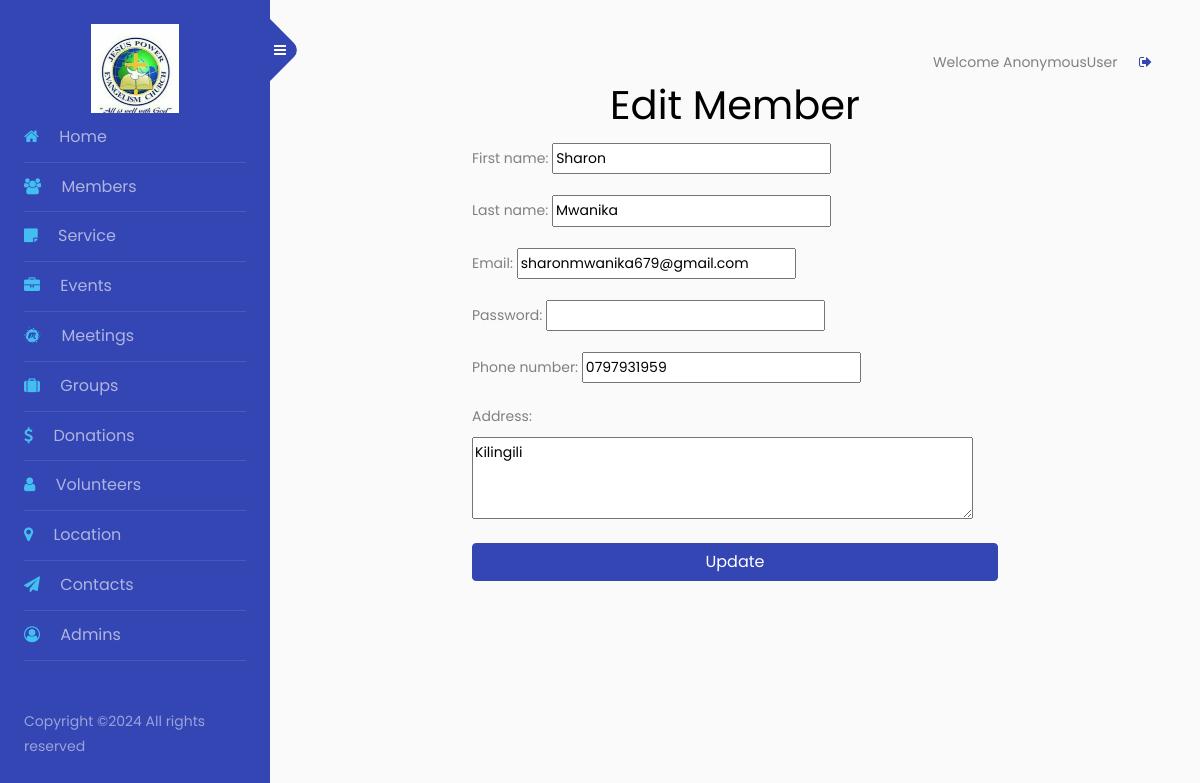
Screenshot of /members/1/edit/ with the database file from the repository.
### members/models.py (models this page shows, shortened)
class Member(models.Model):
    user = models.OneToOneField(User, on_delete=models.CASCADE, default=None)
    first_name = models.CharField(max_length=30)
    last_name = models.CharField(max_length=30)
    email = models.EmailField(unique=True)
    password = models.CharField(max_length=20, default=None)
    phone_number = models.CharField(max_length=15, blank=True)
    address = models.TextField(blank=True)
    date_joined = models.DateField(auto_now_add=True)

### members/views.py (the view)
# urls.py: path('<int:member_id>/edit/', views.edit_member, name='edit_member'),
def edit_member(request, member_id):
    member = get_object_or_404(Member, pk=member_id)
    if request.method == 'POST':
        form = MemberForm(request.POST, instance=member)
        if form.is_valid():
            form.save()
            return redirect('member_detail', member_id=member_id)
    else:
        form = MemberForm(instance=member)
    return render(request, 'members/add_edit_member.html', {'form': form, 'member': member})

### members/forms.py
class MemberForm(forms.ModelForm):
    class Meta:
        model = Member
        fields = ['first_name', 'last_name', 'email','password', 'phone_number', 'address']
        widgets = {
            'address': forms.Textarea(attrs={'rows': 3}),
             'password': forms.PasswordInput()
        }

### members/templates/members/add_edit_member.html (shortened to what this page needs)
{% extends 'admin-sidebar.html' %}
{% block content %}
    <section>
        <div class="container">
            <div class="row justify-content-center">
                <div class="col-md-8">
                    <h1 class="text-center">{% if member %}Edit Member{% else %}Add Member{% endif %}</h1>
                    <form method="post">
                        <div class="mb-3">
                            {{ form.first_name.label_tag }}
                            {{ form.first_name }}
                        </div>
                        <div class="mb-3">
                            {{ form.last_name.label_tag }}
                            {{ form.last_name }}
                        </div>
                        <div class="mb-3">
                            {{ form.email.label_tag }}
                            {{ form.email }}
                        </div>
                        <div class="mb-3">
                            {{ form.password.label_tag }}
                            {{ form.password }}
                        </div>
                        <div class="mb-3">
                            {{ form.phone_number.label_tag }}
                            {{ form.phone_number }}
                        </div>
                        <div class="mb-3">
                            {{ form.address.label_tag }}
                            {{ form.address }}
                        </div>
                        <button type="submit" class="btn btn-primary w-100">{% if member %}Update{% else %}Add{% endif %}</button>
                    </form>
                </div>
            </div>
        </div>
    </section>
{% endblock %}

### rows the page displays
Member: first_name "Sharon", last_name "Mwanika", email "sharonmwanika679@gmail.com", phone_number "0797931959", address "Kilingili"

### other values shown
{{ user }} "AnonymousUser"
